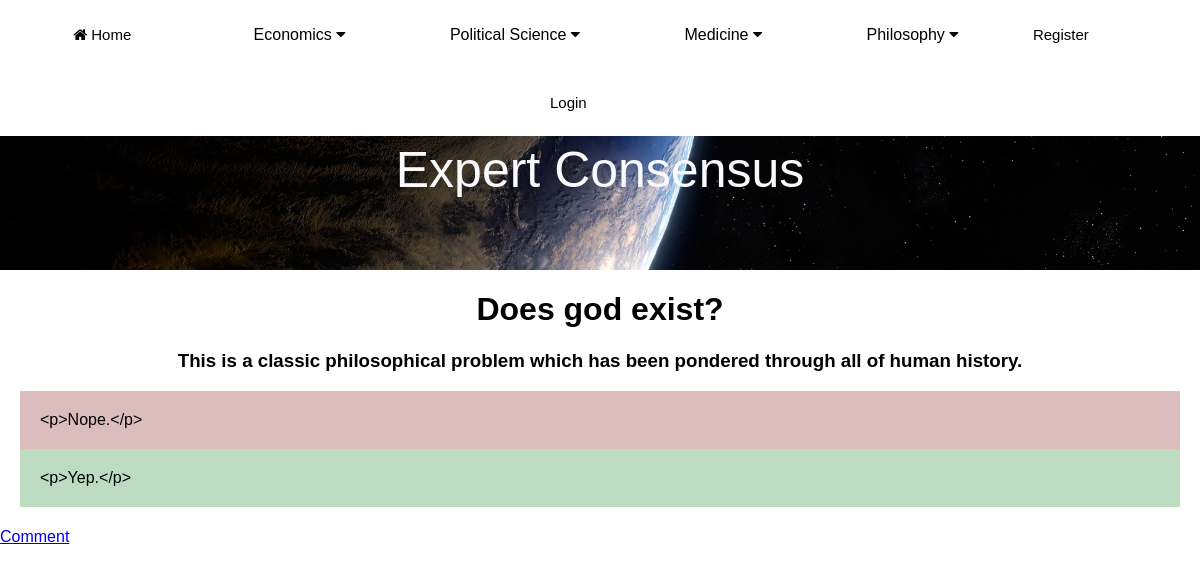
The page /MainApp/debate/3/ on the database as committed earlier.
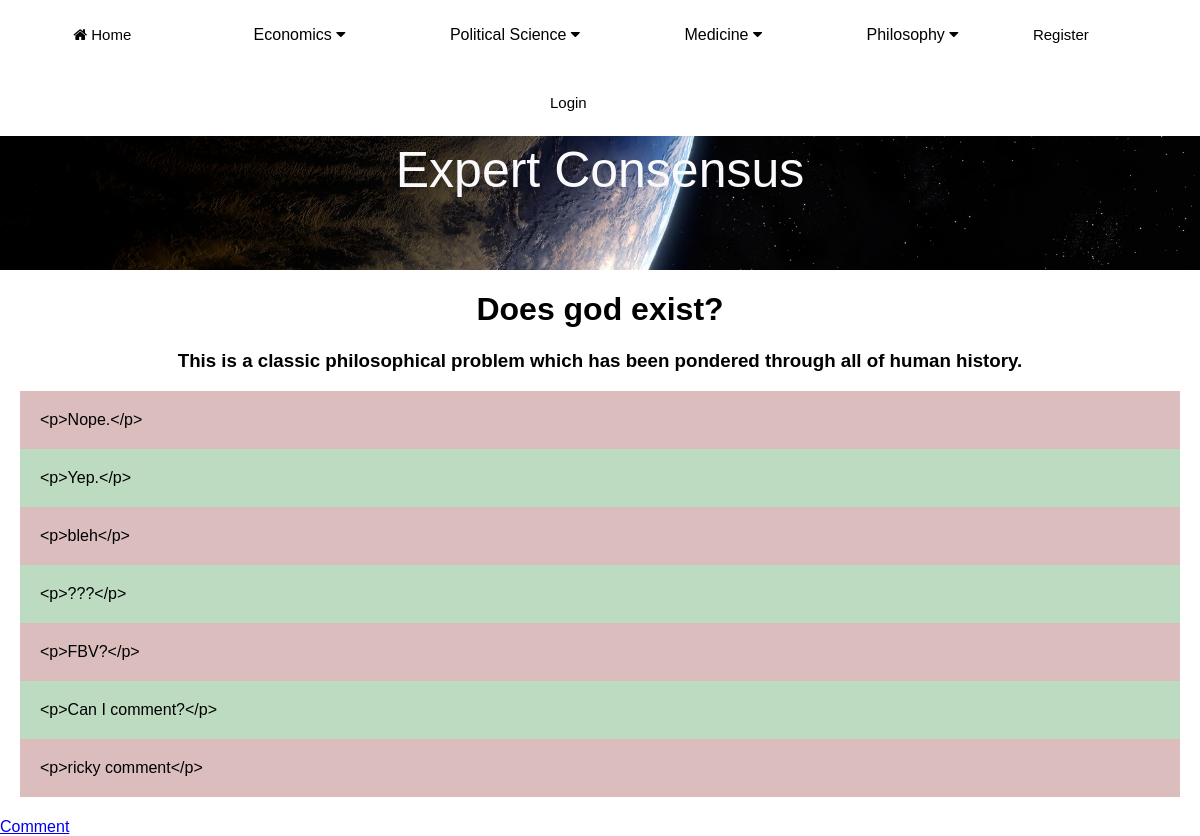
The same page on the database as committed later.
### MainApp/models.py (models this page shows, shortened)
class Comment(models.Model):
    debate = models.ForeignKey(Debate, on_delete=models.CASCADE, related_name="comments")
    created = models.DateTimeField(auto_now_add=True)
    updated = models.DateTimeField(auto_now=True)
    commenter_name = models.ForeignKey(User, on_delete=models.CASCADE)
    body = RichTextField(blank=True, null=True)
    class Meta:
        ordering = ['created']
        indexes = [models.Index(fields=['created']),]

### MainApp/views.py (the view)
# urls.py: path('debate/<int:pk>/', debate_detail.as_view(), name='debate-details'),
class debate_detail(DetailView):
    model = Debate
    template_name = 'MainApp/debate/debate_detail.html'

### MainApp/templates/MainApp/debate/debate_detail.html (shortened to what this page needs)
{% extends "MainApp/base.html" %}
{% block content %}
<h1>{{debate.title}}</h1>
<h3>{{ debate.description }}</h3>
{% for comment in debate.comments.all %}
<div style="background-color:{% cycle '#dbbdbd' '#bddbc1' %}" id="comments">
{{ comment.body }}
</div>
{% endfor %}
<a href="{% url 'MainApp:comment' debate.pk %}">Comment</a>
{% endblock %}

Rows that differ between the two databases and show on the page:
added Comment: body "<p>bleh</p>"
added Comment: body "<p>???</p>"
added Comment: body "<p>FBV?</p>"
added Comment: body "<p>Can I comment?</p>"
added Comment: body "<p>ricky comment</p>"
